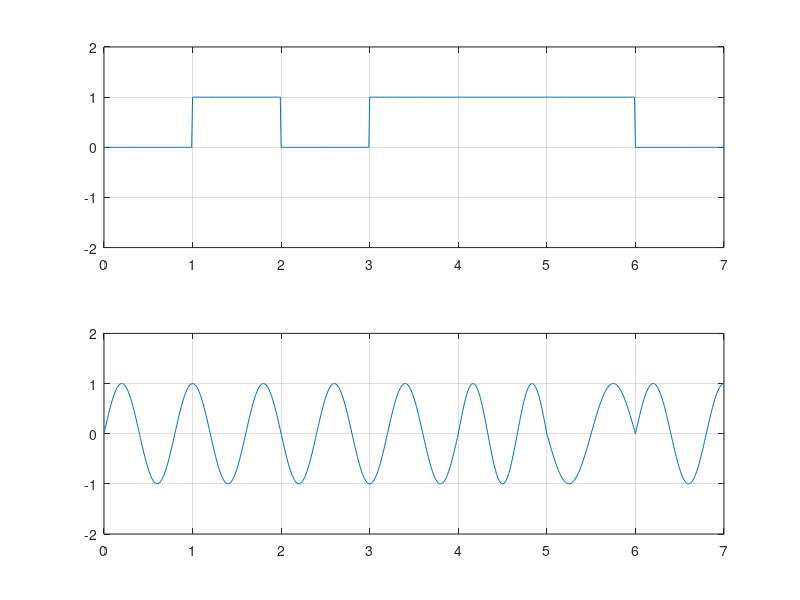

Here is the MATLAB script that generated this plot:
clear;
clc;
b = [0 1 0 1 1 1 0]; %datos de entrada
n = length(b); %numero de  datos
t = 0:.01:n; %tiempo para la modulacion
x = 1:1:(n+2)*100; 
for i = 1:n %lazo for para graficar los datos
if (b(i) == 0) %comparacion de cada datos
b_p(i) = 0; %asignacion de nivel 0 a los bits que son igual a 0
else
b_p(i) = 1; %asignacion de nivel 1 a los bits que son igual a 1
end
for j = i:.1:i+1 %lazo for para 
bw(x(i*100:(i+1)*100)) = b_p(i);
if (mod(i,2) == 0)
bow(x(i*100:(i+1)*100)) = b_p(i);
bow(x((i+1)*100:(i+2)*100)) = b_p(i);
else
bew(x(i*100:(i+1)*100)) = b_p(i);
bew(x((i+1)*100:(i+2)*100)) = b_p(i);
end
if (mod(n,2)~= 0)
bow(x(n*100:(n+1)*100)) = -1;
bow(x((n+1)*100:(n+2)*100)) = -1;
end
end
end
bw = bw(100:end);
bew = bew(100:(n+1)*100);
bow = bow(200:(n+2)*100);
wot = 2*pi*t*(5/4);
Wt = 2*pi*t/(4*1);
st = bow.*sin(wot+(bew.*bow).*Wt);
subplot(2,1,1)
plot(t,bw)
grid on ; axis([0 n -2 +2])

subplot(2,1,2)
plot(t,st)
grid on ; axis([0 n -2 +2])
Fs=5/4; %figure
%periodogram(st)
S = fft(st,65);
PSS = S.* conj(S) / 65;
f = 1000*(-16:16)/65;
